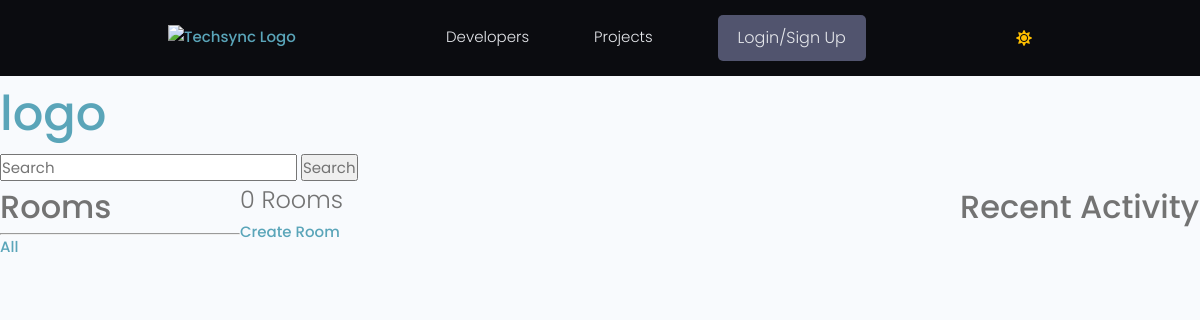
Before: /group/ with the older database file.
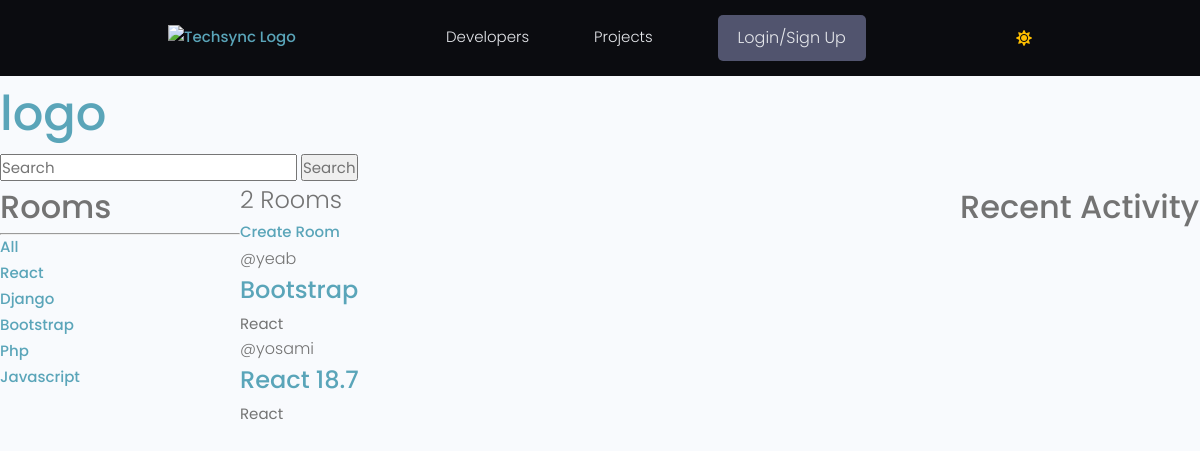
After: the same page with the newer database file.
### group/models.py (models this page shows, shortened)
class Topic(models.Model):
    name = models.CharField(max_length=200)

class Room(models.Model):
    id = models.UUIDField(default=uuid.uuid4, primary_key=True, unique=True, editable=False, )
    host = models.ForeignKey(User, on_delete=models.SET_NULL, null=True)
    topic = models.ForeignKey(Topic, on_delete=models.SET_NULL, null=True)
    name = models.CharField(max_length=200)
    description = models.TextField(null=True, blank=True)
    participants = models.ManyToManyField(
        User, related_name='participants', blank=True)
    updated = models.DateTimeField(auto_now=True)
    created = models.DateTimeField(auto_now_add=True)
    class Meta:
        ordering = ['-updated', '-created']

### users/models.py (models this page shows)
class User(AbstractUser):
    email = models.EmailField(unique=True)
    is_recruiter = models.BooleanField(default=False)
    is_applicant = models.BooleanField(default=False)
    has_resume = models.BooleanField(default=False)
    has_company = models.BooleanField(default=False)

### group/views.py (the view)
# urls.py: path('', views.home, name="home-group"),
def home(request):
    q = request.GET.get('q') if request.GET.get('q') != None else ''
    rooms = Room.objects.filter(
        Q(topic__name__icontains=q) |
        Q(name__icontains=q) |
        Q(description__icontains=q)
    )
    topics = Topic.objects.all()
    room_count = rooms.count()
    context = {
        'rooms': rooms,
        'topics': topics,
        'room_count': room_count,
    }
    return render(request, 'group/home.html', context)

### templates/group/home.html (shortened to what this page needs)
{% extends "main/main.html" %}
{% block content%}
{% include "group/navbar.html" %}
<div class='home-container'>
        <div>
            <h3>Rooms</h3>
            <hr>
            <div>
                <a href="{% url 'home-group'%}">All</a>
            </div>
            {% for topic in topics %}
                <div>
                    <a href="{% url 'home-group'%}?q={{topic.name}}">{{topic.name}}</a>
                </div>
            {% endfor %}
        </div>
        <div>
            <h5>{{room_count}} Rooms</h5>
            <a href="{% url 'create-room' %}">Create Room</a>
                {% for room in rooms %}
                <div>
                    <span>@{{room.host.username}} </span>
                    <h5><a href="{% url 'room' room.id %}">{{room.name}}</a></h5>
                    <small>{{room.topic.name}}</small>
                </div>
                {% endfor %}
        </div>
        <div>
            <h3>Recent Activity</h3>
        </div>
</div>
{% endblock content%}

Changed rows visible on the page:
added Topic: name "React"
added Topic: name "Django"
added Topic: name "Bootstrap"
added Topic: name "Php"
added Topic: name "Javascript"
added Room: host.username "yeab", name "Bootstrap", topic.name "React"
added Room: host.username "yosami", name "React 18.7", topic.name "React"
Other visible differences:
{{ room_count }}: "0" → "2"
